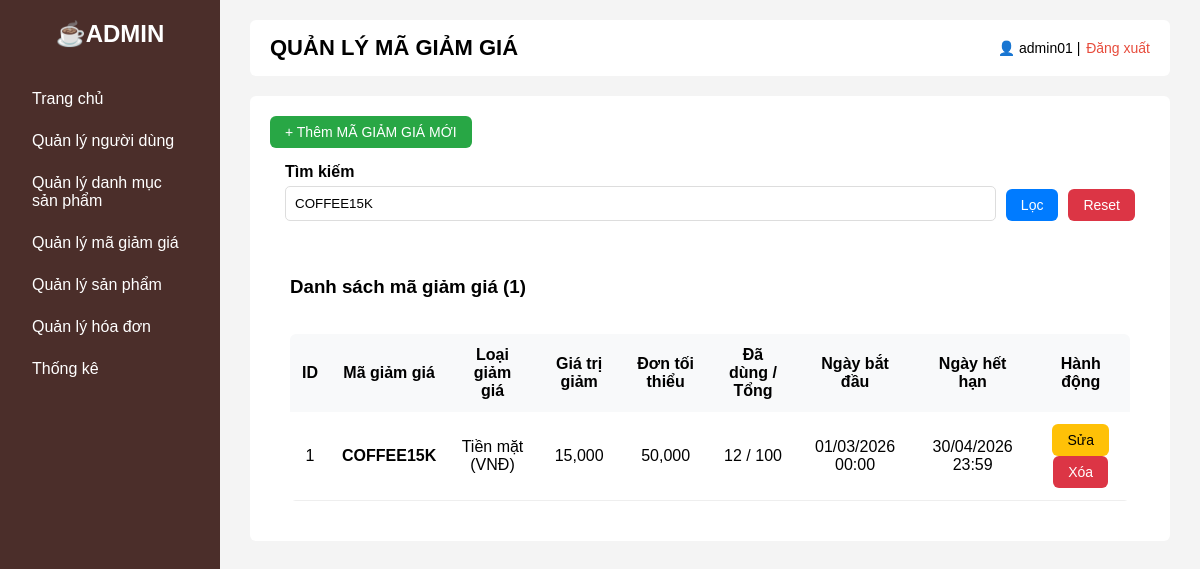
Screenshot of /php/phpAdmin/vouchers.php?txt_search_category=COFFEE15K (signed in) with the database file from the repository.
### tables this page shows
CREATE TABLE `vouchers` (
  `voucher_id` int(11) NOT NULL,
  `voucher_code` varchar(50) NOT NULL,
  `discount_type` enum('fixed','percent') NOT NULL,
  `discount_value` int(11) NOT NULL,
  `min_order_value` int(11) DEFAULT 0,
  `usage_limit` int(11) DEFAULT 100,
  `used_count` int(11) DEFAULT 0,
  `start_date` datetime NOT NULL,
  `end_date` datetime NOT NULL,
  `status` tinyint(1) DEFAULT 1
);

### php/phpAdmin/vouchers.php (the view, shortened to what this page needs)
<?php
include "../connect.php";
$search = "";
if (isset($_GET["txt_search_category"])) {
    $search = trim($_GET["txt_search_category"]);
    $sql_select = "SELECT * FROM vouchers WHERE voucher_code LIKE '%$search%' ORDER BY voucher_id DESC";
} else {
    $sql_select = "SELECT * FROM vouchers ORDER BY voucher_id DESC";
}
$result = $conn->query($sql_select);
?>
<!DOCTYPE html>
<html lang="vi">
<head>
    <link rel="stylesheet" href="../../css/home.css?v=<?php echo time(); ?>">
    <link rel="stylesheet" href="../../css/categories.css?v=<?php echo time(); ?>">
</head>
<body>
    <div class="layout">
        <aside class="sidebar">
            <h2>☕ADMIN</h2>
            <ul>
                <li><a href="adminHome.php">Trang chủ</a></li>
                <li><a href="adminUsers.php">Quản lý người dùng</a></li>
                <li><a href="categories.php">Quản lý danh mục sản phẩm</a></li>
                <li><a href="vouchers.php" class ="active">Quản lý mã giảm giá</a></li>
                <li><a href="products.php">Quản lý sản phẩm</a></li>
                <li><a href="orders.php">Quản lý hóa đơn</a></li>
                <li><a href="statistics.php">Thống kê</a></li>
            </ul>
        </aside>
        <main class="content">
            <header class="topbar">
                <h1>QUẢN LÝ MÃ GIẢM GIÁ</h1>
                <div class="account">
                    👤 <?= htmlspecialchars($_SESSION["username"]) ?> |
                    <a href="../phpAccount/logout.php">Đăng xuất</a>
                </div>
            </header>
            <section class="welcome">
                <div>
                    <button onclick="openAddModal()" class="btn btn-success">
                        + Thêm MÃ GIẢM GIÁ MỚI
                    </button>
                </div>
                <div class="filter-section">
                    <form method="GET">
                        <div class="form-group">
                            <label>Tìm kiếm</label>
                            <input type="text"
                                name="txt_search_category"
                                value="<?= $search ?>"
                                placeholder="Tên mã giảm giá...">
                        </div>
                        <button class="btn btn-primary">Lọc</button>
                        <a href="vouchers.php" class="btn btn-delete">Reset</a>
                    </form>
                </div>
                <div class="table-wrap">
    <h3>Danh sách mã giảm giá (<?= $result->num_rows ?>)</h3>
    <br><br>
    <table>
        <thead>
            <tr>
                <th>ID</th>
                <th>Mã giảm giá</th>
                <th>Loại giảm giá</th>
                <th>Giá trị giảm</th>
                <th>Đơn tối thiểu</th>
                <th>Đã dùng / Tổng</th>
                <th>Ngày bắt đầu</th>
                <th>Ngày hết hạn</th>
                <th>Hành động</th> </tr>
        </thead>
        <tbody>
            <?php while ($row = $result->fetch_assoc()): ?>
                <tr>
                    <td class="center"><?= $row["voucher_id"] ?? $row["id"] ?></td>
                    <td class="left"><strong><?= $row["voucher_code"] ?></strong></td>
                    <td class="center">
                        <?= $row["discount_type"] == 'fixed' ? 'Tiền mặt (VNĐ)' : 'Phần trăm (%)' ?>
                    </td>
                    <td class="center"><?= number_format($row["discount_value"]) ?></td>
                    <td class="center"><?= number_format($row["min_order_value"]) ?></td>
                    <td class="center"><?= $row["used_count"] ?> / <?= $row["usage_limit"] ?></td>
                    <td class="center"><?= date('d/m/Y H:i', strtotime($row["start_date"])) ?></td>
                    <td class="center"><?= date('d/m/Y H:i', strtotime($row["end_date"])) ?></td>
                    <td class="center">
                        <button class="btn btn-edit"
                            onclick="openEditModal(
                                <?= $row['voucher_id'] ?? $row['id'] ?>,
                                '<?= $row['voucher_code'] ?>',
                                '<?= $row['discount_type'] ?>',
                                <?= $row['discount_value'] ?>,
                                <?= $row['min_order_value'] ?>,
                                <?= $row['usage_limit'] ?>,
                                '<?= date('Y-m-d\TH:i', strtotime($row['start_date'])) ?>',
                                '<?= date('Y-m-d\TH:i', strtotime($row['end_date'])) ?>'
                            )">
                            Sửa
                        </button>
                        <form method="POST" style="display:inline" onsubmit="return confirm('Bạn có chắc chắn muốn xóa mã này?')">
                            <button name="btn_delete_voucher" class="btn btn-delete" <?= $row["used_count"] > 0 ? "disabled" : "" ?>>
                                Xóa
                            </button>
                        </form>
                    </td>
                </tr>
            <?php endwhile; ?>
        </tbody>
    </table>
</div>
</main>
</div>
</body>
</html>

### css/home.css (style rules this page uses)
* { margin: 0; padding: 0; box-sizing: border-box; font-family: Arial, sans-serif; }
.layout { display: flex; min-height: 100vh; background: #f4f4f4; }
.sidebar { width: 220px; background: #4b2e2a; color: white; padding: 20px; position: sticky; top: 0; height: 100vh; overflow-y: auto; }
.sidebar h2 { text-align: center; margin-bottom: 30px; }
.sidebar ul { list-style: none; }
.sidebar li { padding: 12px; cursor: pointer; border-radius: 5px; }
.content { flex: 1; padding: 20px 30px; }
.topbar { display: flex; justify-content: space-between; align-items: center; background: white; padding: 15px 20px; border-radius: 6px; margin-bottom: 20px; }
.topbar h1 { font-size: 22px; }
.account { font-size: 14px; }
.account a { text-decoration: none; color: #e74c3c; margin-left: 2px; }
.welcome { background: white; padding: 20px; border-radius: 6px; }
.sidebar a { text-decoration: none; color: white; display: block; width: 100%; }
table { width: 100%; background: white; border-collapse: collapse; border-radius: 6px; overflow: hidden; }
th { background: #4b2e2a; color: white; padding: 12px; text-align: center; }
td { padding: 10px; text-align: center; border-bottom: 1px solid #eee; }
.btn-delete { background: #e74c3c; color: white; padding: 6px 12px; border-radius: 4px; text-decoration: none; font-size: 14px; }

### css/categories.css (style rules this page uses)
.btn { padding: 8px 15px; border-radius: 6px; border: none; cursor: pointer; font-size: 14px; }
.btn-success { background-color: #28a745; color: white; }
.btn-edit { background: #ffc107; color: #000; }
.btn-delete { background: #dc3545; color: #fff; }
.btn-primary { background: #007bff; color: #fff; }
.filter-section { background: #fff; padding: 15px; border-radius: 8px; margin-bottom: 20px; }
.filter-section form { display: flex; gap: 10px; align-items: flex-end; }
.filter-section .form-group { flex: 1; margin: 0; }
.form-group { margin-bottom: 15px; }
.form-group label { font-weight: 600; margin-bottom: 5px; display: block; }
.form-group input { width: 100%; padding: 9px; border-radius: 5px; border: 1px solid #ddd; }
.table-wrap { background: #fff; padding: 20px; border-radius: 8px; }
table { width: 100%; border-collapse: collapse; }
th { background: #f8f9fa; padding: 12px; text-align: center; color: #000 !important; }
td { padding: 12px; border-bottom: 1px solid #eee; }
td.left { text-align: left; }
td.center { text-align: center; }

### rows the page displays
vouchers: voucher_id "1", voucher_code "COFFEE15K", discount_type "Tiền mặt (VNĐ)", discount_value "15,000", min_order_value "50,000", used_count "12", usage_limit "100", start_date "01/03/2026 00:00", end_date "30/04/2026 23:59"

### other values shown
$_SESSION["username"] "admin01"
$result->num_rows "1"
